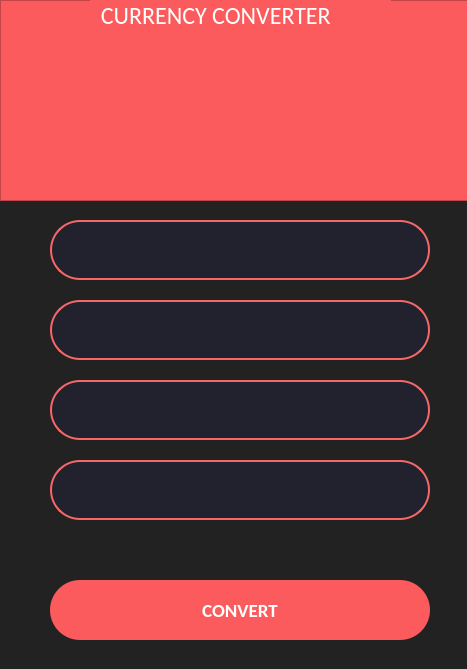
<?xml version="1.0" encoding="UTF-8"?>
<ui version="4.0">
 <class>MainWindow</class>
 <widget class="QMainWindow" name="MainWindow">
  <property name="geometry">
   <rect>
    <x>0</x>
    <y>0</y>
    <width>467</width>
    <height>669</height>
   </rect>
  </property>
  <property name="windowTitle">
   <string>MainWindow</string>
  </property>
  <widget class="QWidget" name="centralwidget">
   <property name="styleSheet">
    <string notr="true">background-color: #222</string>
   </property>
   <widget class="QFrame" name="frame">
    <property name="geometry">
     <rect>
      <x>0</x>
      <y>0</y>
      <width>561</width>
      <height>201</height>
     </rect>
    </property>
    <property name="font">
     <font>
      <weight>75</weight>
      <bold>true</bold>
     </font>
    </property>
    <property name="styleSheet">
     <string notr="true">background-color: #fb5b5d</string>
    </property>
    <property name="frameShape">
     <enum>QFrame::StyledPanel</enum>
    </property>
    <property name="frameShadow">
     <enum>QFrame::Raised</enum>
    </property>
    <widget class="QLabel" name="label">
     <property name="geometry">
      <rect>
       <x>90</x>
       <y>0</y>
       <width>301</width>
       <height>31</height>
      </rect>
     </property>
     <property name="font">
      <font>
       <family>Calibri</family>
       <pointsize>18</pointsize>
      </font>
     </property>
     <property name="styleSheet">
      <string notr="true">color: white</string>
     </property>
     <property name="text">
      <string>  CURRENCY CONVERTER</string>
     </property>
    </widget>
    <widget class="QLabel" name="label_2">
     <property name="geometry">
      <rect>
       <x>160</x>
       <y>30</y>
       <width>151</width>
       <height>161</height>
      </rect>
     </property>
     <property name="text">
      <string/>
     </property>
     <property name="pixmap">
      <pixmap>exchange.png</pixmap>
     </property>
    </widget>
   </widget>
   <widget class="QLineEdit" name="input_amount1">
    <property name="geometry">
     <rect>
      <x>50</x>
      <y>220</y>
      <width>380</width>
      <height>60</height>
     </rect>
    </property>
    <property name="font">
     <font>
      <family>Calibri</family>
      <pointsize>14</pointsize>
      <weight>75</weight>
      <bold>true</bold>
     </font>
    </property>
    <property name="styleSheet">
     <string notr="true">background-color: #22222e;
border: 2px solid #f66867;
border-radius: 30;
color: white
</string>
    </property>
    <property name="text">
     <string/>
    </property>
    <property name="alignment">
     <set>Qt::AlignCenter</set>
    </property>
   </widget>
   <widget class="QLineEdit" name="output_amount1">
    <property name="geometry">
     <rect>
      <x>50</x>
      <y>380</y>
      <width>380</width>
      <height>60</height>
     </rect>
    </property>
    <property name="font">
     <font>
      <family>Calibri</family>
      <pointsize>14</pointsize>
      <weight>75</weight>
      <bold>true</bold>
     </font>
    </property>
    <property name="styleSheet">
     <string notr="true">background-color: #22222e;
border: 2px solid #f66867;
border-radius: 30;
color: white
</string>
    </property>
    <property name="alignment">
     <set>Qt::AlignCenter</set>
    </property>
   </widget>
   <widget class="QLineEdit" name="output_amount2">
    <property name="geometry">
     <rect>
      <x>50</x>
      <y>460</y>
      <width>380</width>
      <height>60</height>
     </rect>
    </property>
    <property name="font">
     <font>
      <family>Calibri</family>
      <pointsize>14</pointsize>
      <weight>75</weight>
      <bold>true</bold>
     </font>
    </property>
    <property name="styleSheet">
     <string notr="true">background-color: #22222e;
border: 2px solid #f66867;
border-radius: 30;
color: white
</string>
    </property>
    <property name="alignment">
     <set>Qt::AlignCenter</set>
    </property>
   </widget>
   <widget class="QPushButton" name="pushButton">
    <property name="geometry">
     <rect>
      <x>50</x>
      <y>580</y>
      <width>380</width>
      <height>60</height>
     </rect>
    </property>
    <property name="font">
     <font>
      <family>Calibri</family>
      <pointsize>14</pointsize>
      <weight>75</weight>
      <bold>true</bold>
     </font>
    </property>
    <property name="styleSheet">
     <string notr="true">QPushButton{
   color: white;
   background-color: #fb5b5d;
	border-radius: 30;
}

QpushButton:Pressed{
	background-color: #fa4244
}</string>
    </property>
    <property name="text">
     <string>CONVERT</string>
    </property>
   </widget>
   <widget class="QLineEdit" name="input_amount2">
    <property name="geometry">
     <rect>
      <x>50</x>
      <y>300</y>
      <width>380</width>
      <height>60</height>
     </rect>
    </property>
    <property name="font">
     <font>
      <family>Calibri</family>
      <pointsize>14</pointsize>
      <weight>75</weight>
      <bold>true</bold>
     </font>
    </property>
    <property name="styleSheet">
     <string notr="true">background-color: #22222e;
border: 2px solid #f66867;
border-radius: 30;
color: white
</string>
    </property>
    <property name="alignment">
     <set>Qt::AlignCenter</set>
    </property>
   </widget>
  </widget>
 </widget>
 <resources/>
 <connections/>
</ui>
